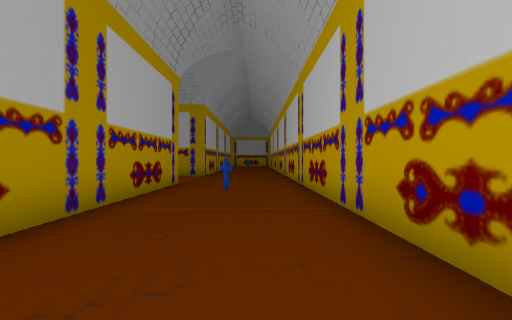
View 1 (above)

24 first-person views from a walk through a level from a Godot 3-D game. The camera is 1.4 m above the floor, looks level and sees 90° across. The floor is counted in squares, 2 m on a side. Each view is taken from the middle of a square. On the plan, view 1 faces up. The plan holds only what a view shows up to about 9 squares ahead; the rest is blank. The place goes on beyond the plan.

View 2
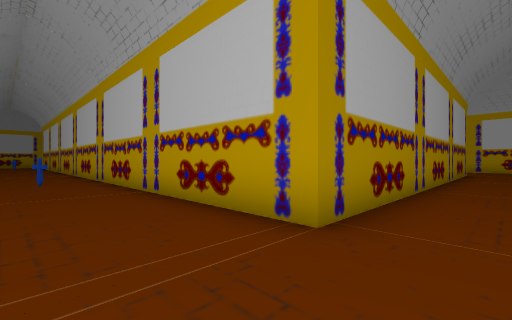

View 3
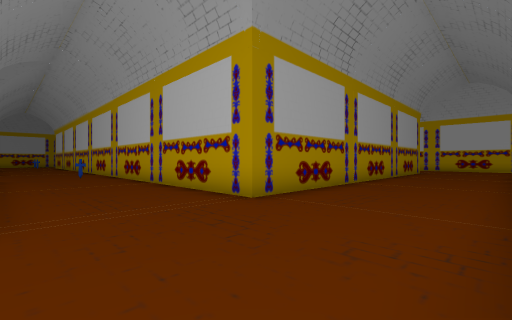

View 4
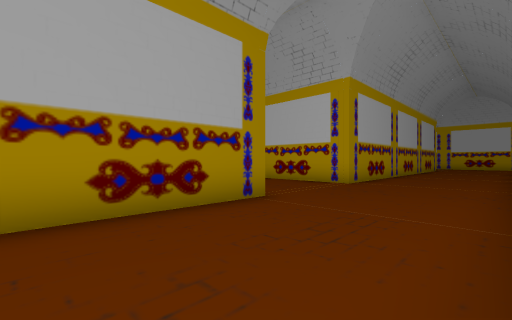

View 5
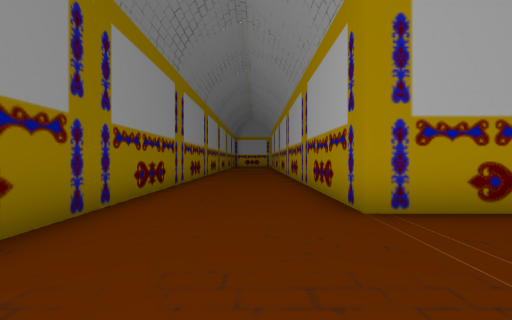

View 6
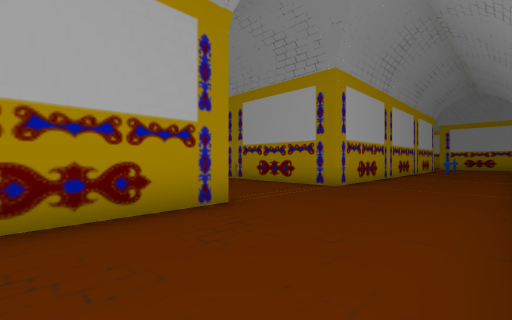

View 7
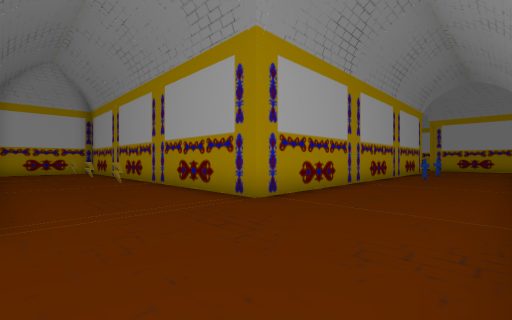

View 8
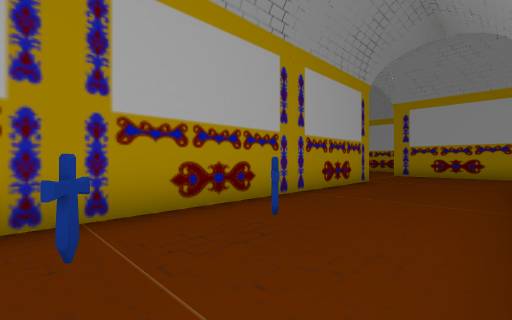

View 9
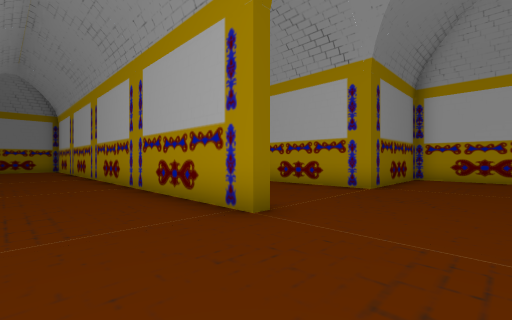

View 10
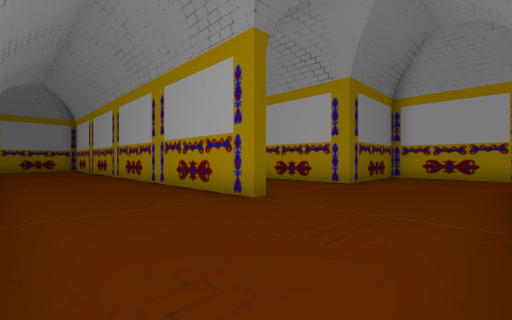

View 11
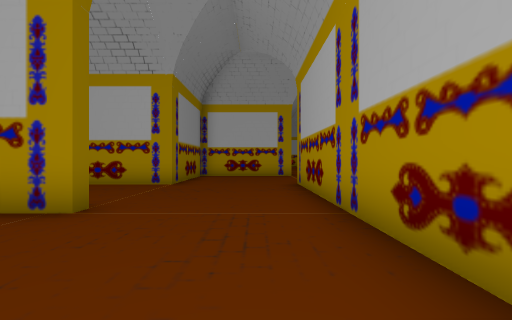

View 12
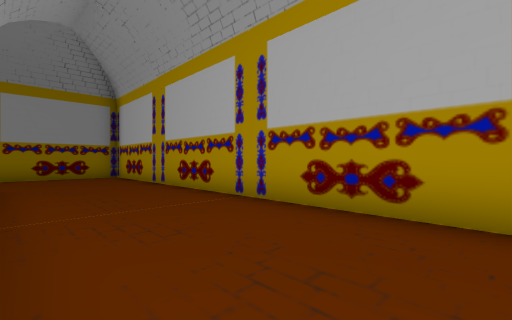

View 13
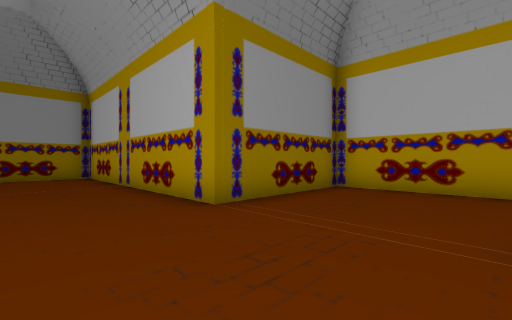

View 14
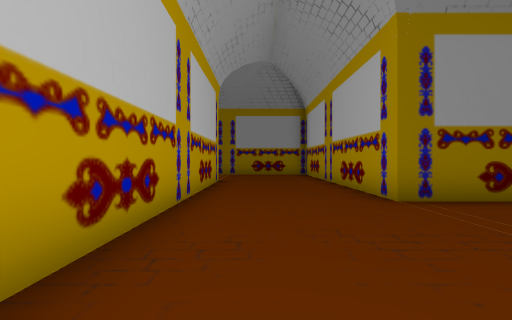

View 15
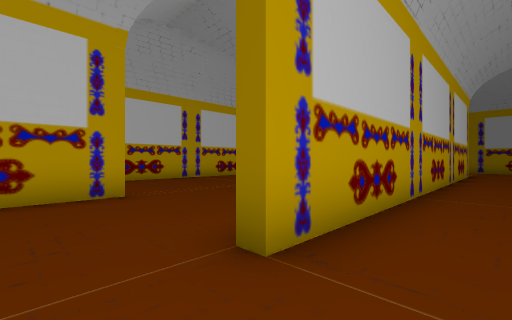

View 16
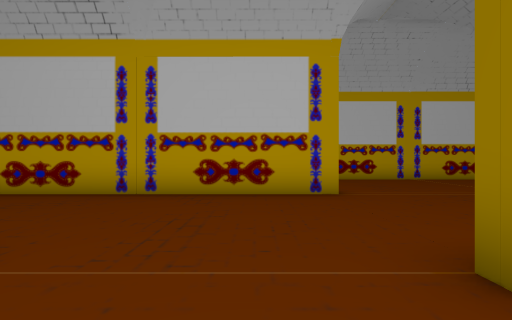

View 17
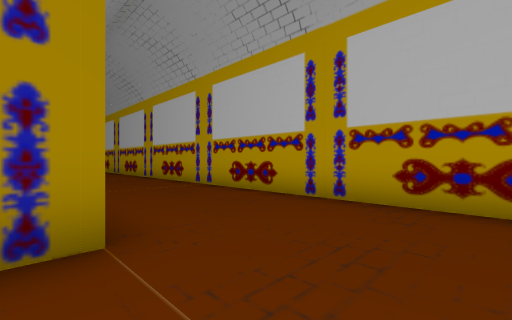

View 18
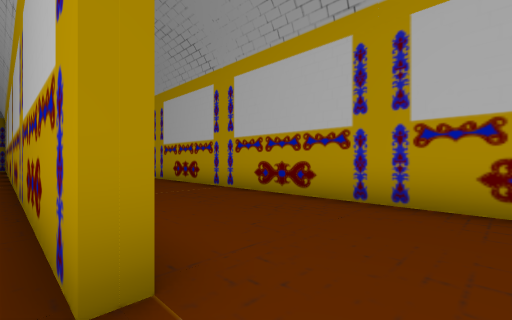

View 19
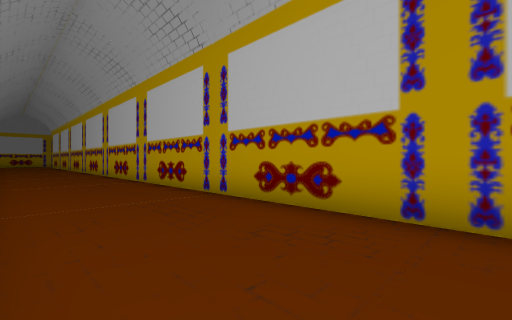

View 20
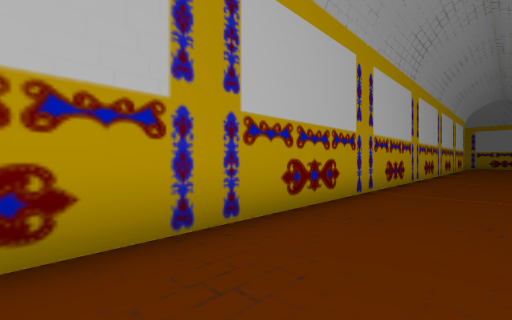

View 21
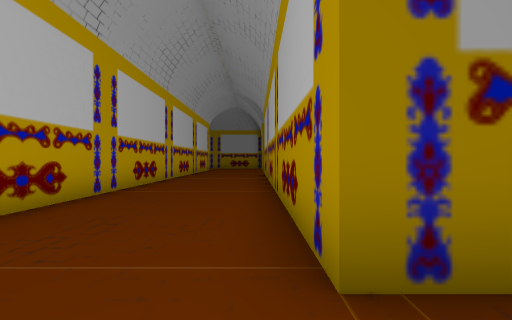

View 22
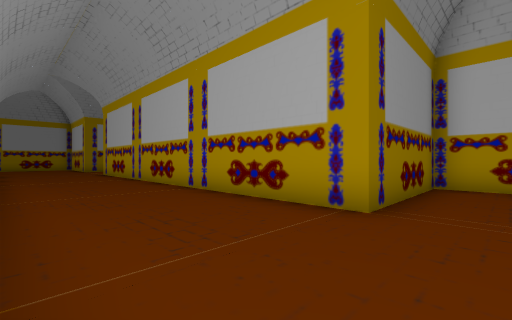

View 23
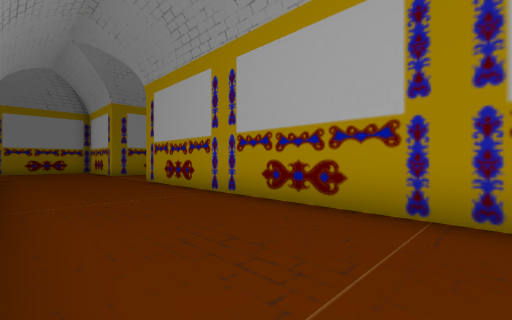

View 24
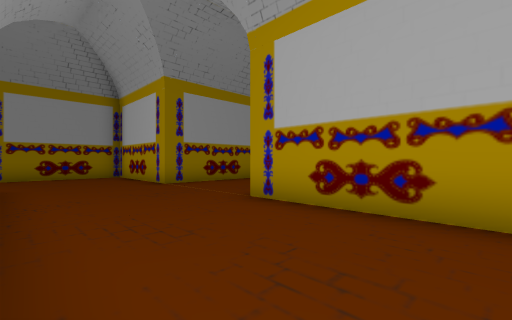

### Floor plan
Points are (right, up) in squares from view 1. A wall is a line through its corners. A room is listed if a view was taken in it or the views show most of it. See-through windows are left out.
Room 1 (views 1, 2, 3, 4, 5, 6, 7, 8, 9, 10, 11, 12, 13, 14, 15, 16, 17, 18, 19, 20, 21, 22, 23, 24)
walls: (9.6, 13) (9.6, 11.7) (13.6, 11.7) (13.6, -0.6); (9.3, 3.4) (9.3, 15.8); (13.6, 15.3) (13.2, 15.3) (13.2, 25.6); (-2.3, 7.8) (-2.3, -0.6) (-8, -0.6); (9.6, 19.3) (9, 19.3); (6.5, -0.3) (8, -0.3); (10.4, -0.6) (1.3, -0.6) (1.3, 8.9); (17.2, 4) (17.2, 24.6); (1.2, 23.6) (1.6, 23.6) (1.6, 7.7) (5.6, 7.7) (5.6, 0.6); (11.5, -4.2) (13.6, -4.2) (13.6, -6.4); (3.9, 27.2) (-2.5, 27.2); (-6.3, 27) (-6.3, 23.6) (-2.3, 23.6) (-2.3, 11.3) (-8.5, 11.3); (-8, -4.2) (-1.1, -4.2); (15.4, -8.2) (17, -8.2)
objects: other object (-8, 10); other object (-7, 10); other object (-4, 10); other object (0, 4); other object (0, 15); other object (0, 17)

Where each view was taken, in squares from view 1:
view 1: 0 up, 0 right, facing up
view 2: 2 down, 1 left, facing up-right
view 3: 4 down, 2 left, facing up-right
view 4: 4 down, 6 left, facing up-right
view 5: 2 down, 1 right, facing left
view 6: 5 up, 1 right, facing up-left
view 7: 8 up, 1 right, facing up-left
view 8: 15 up, 1 right, facing up-left
view 9: 26 up, 4 right, facing down-left
view 10: 27 up, 5 right, facing down-left
view 11: 26 up, 5 right, facing left
view 12: 19 up, 5 right, facing down-left
view 13: 11 up, 8 right, facing down-left
view 14: 12 up, 8 right, facing down
view 15: 17 up, 8 right, facing down-right
view 16: 17 up, 8 right, facing right
view 17: 17 up, 9 right, facing up-right
view 18: 14 up, 13 right, facing up-right
view 19: 15 up, 14 right, facing up-right
view 20: 17 up, 15 right, facing down-right
view 21: 13 up, 14 right, facing down
view 22: 13 up, 17 right, facing down-left
view 23: 8 up, 17 right, facing down-left
view 24: 3 up, 17 right, facing down-left
